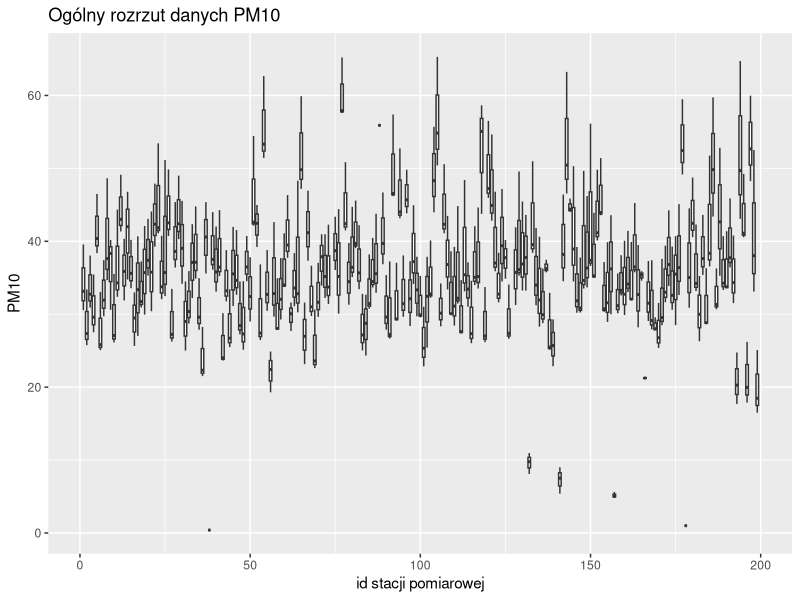
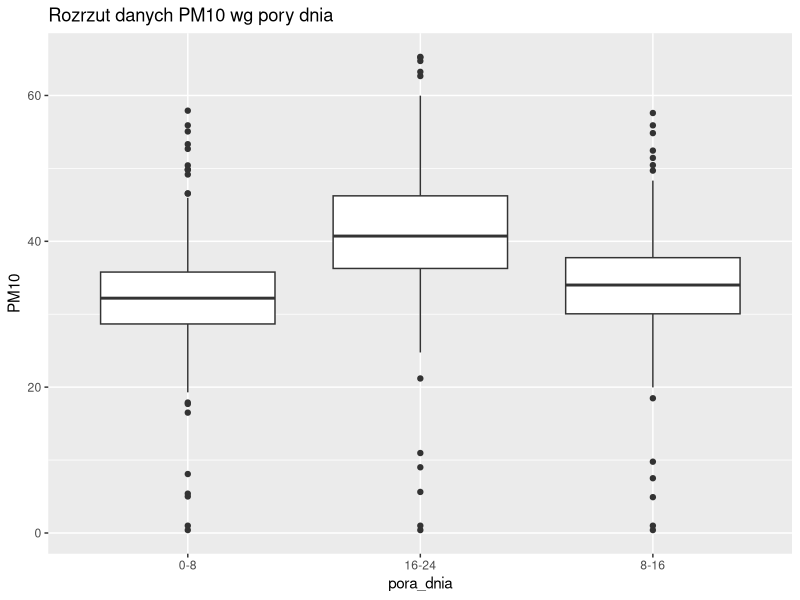
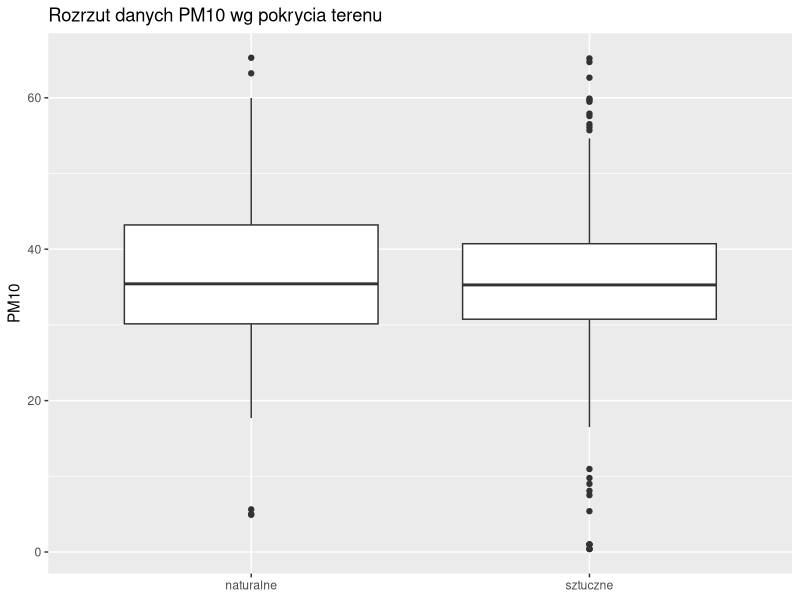

Write the R code that produced these figures, in order.
# Określ statystyki opisowe zmiennej PM10.
# Zbuduj wykres obrazujący zróżnicowanie wartości PM10. Stwórz też wizualizacje pokazujące relacje pomiędzy PM10 a przedziałami czasowymi pomiarów, oraz relacje pomiędzy PM10 a kategoriami pokrycia terenu.
# Sprawdź czy istnieje różnica pomiędzy wartościami PM10 dla różnych przedziałów czasowych.
# Sprawdź czy istnieje relacja pomiędzy wartościami PM10 a różnymi kategoriami pokrycia terenu.

library("tidyverse")
library("magrittr")

raw = read.csv("projekt_stat.csv")
main = raw

#$pora_dnia cleanup
main$pora_dnia %<>% 
  str_replace_all("\\[0,8\\)", "0-8") %>% 
  str_replace_all("\\[16,24\\]", "16-24") %>% 
  str_replace_all("\\[8,16\\)", "8-16") %>% 
  as.factor()

#lc_name cleanup
main$lc_name %<>% 
  str_replace_all("Artificial surfaces", "sztuczne") %>% 
  str_replace_all("Agricultural areas", "naturalne")
#----------------------------------------------------------
summary(main)
#----
main %>% 
  ggplot(aes(x=id,y=PM10, group=id)) +
  geom_boxplot() +
  labs(title = "Ogólny rozrzut danych PM10", x="id stacji pomiarowej")
#----
main %>% 
  ggplot(aes(x=pora_dnia, y=PM10)) +
  geom_boxplot() +
  labs(title = "Rozrzut danych PM10 wg pory dnia")
#----
main %>% 
  ggplot(aes(x=lc_name, y=PM10)) +
  geom_boxplot() +
  labs(title = "Rozrzut danych PM10 wg pokrycia terenu", x=NULL)
#----




